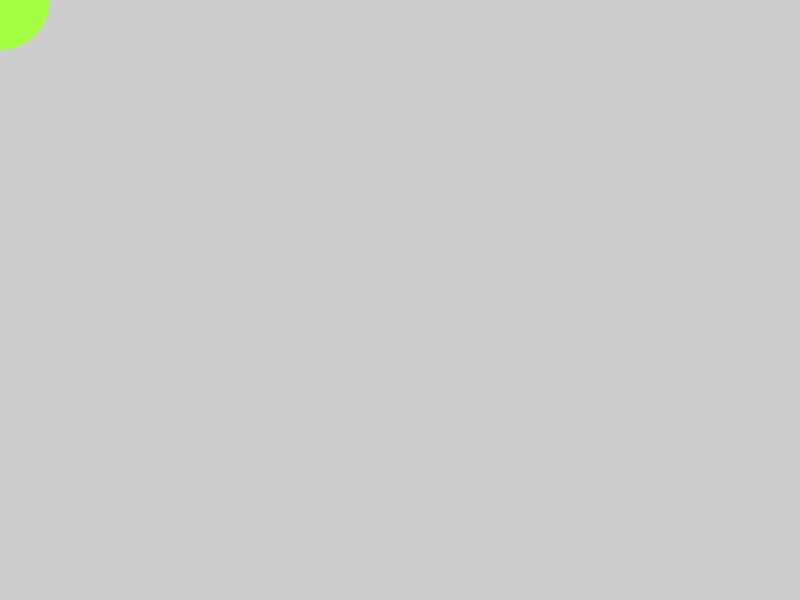
Frame 1 (no input)
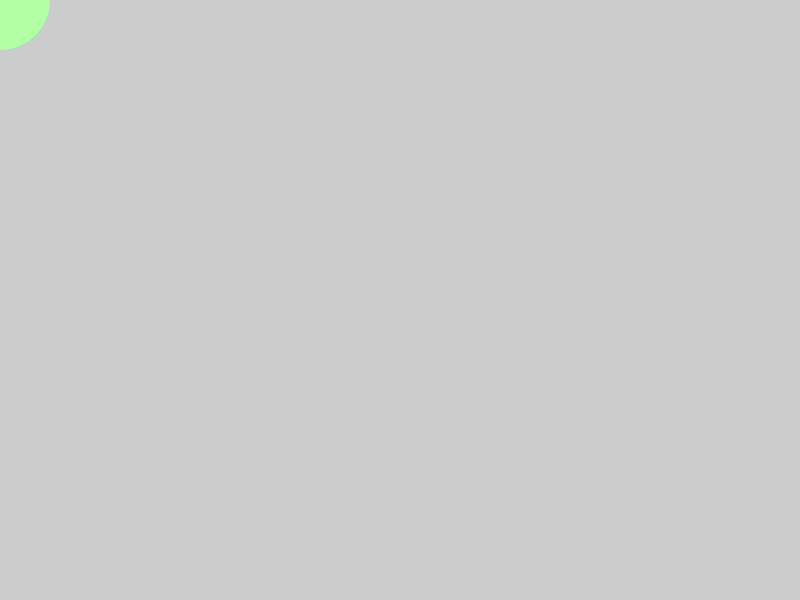
Frame 60 (the mouse pressed at the canvas centre just before this capture)
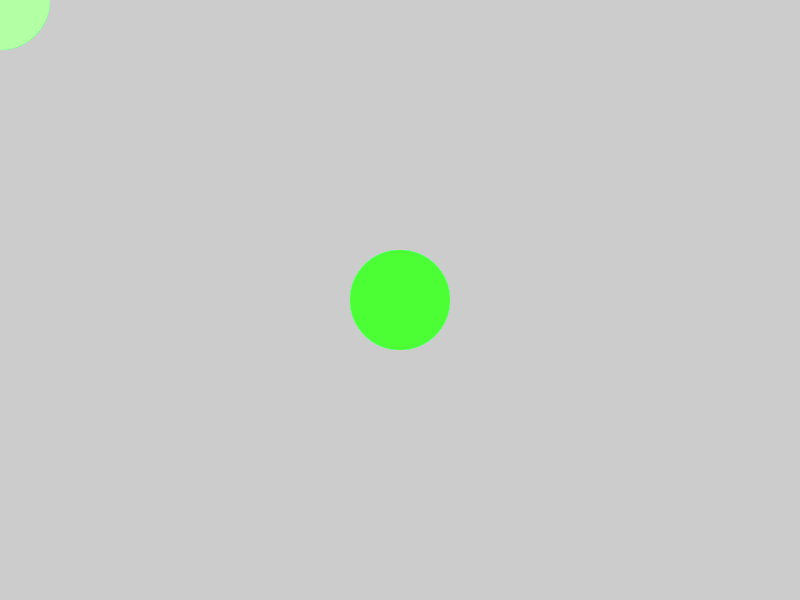
Frame 120 (the mouse held since frame 60 and released just before this capture)

The Processing sketch that drew these frames (run headless with seeded random() and noise(); from frame 60 on, the mouse is pressed at the canvas centre):

// Processing sketch: colored_circles
// ── colored_circles.pde
// setup only gets run once
void setup(){
size(800,600);
frameRate(30);
}
void draw(){
noStroke();
fill(random(255), 255, random(255));
ellipse(mouseX, mouseY, 100, 100);

}
